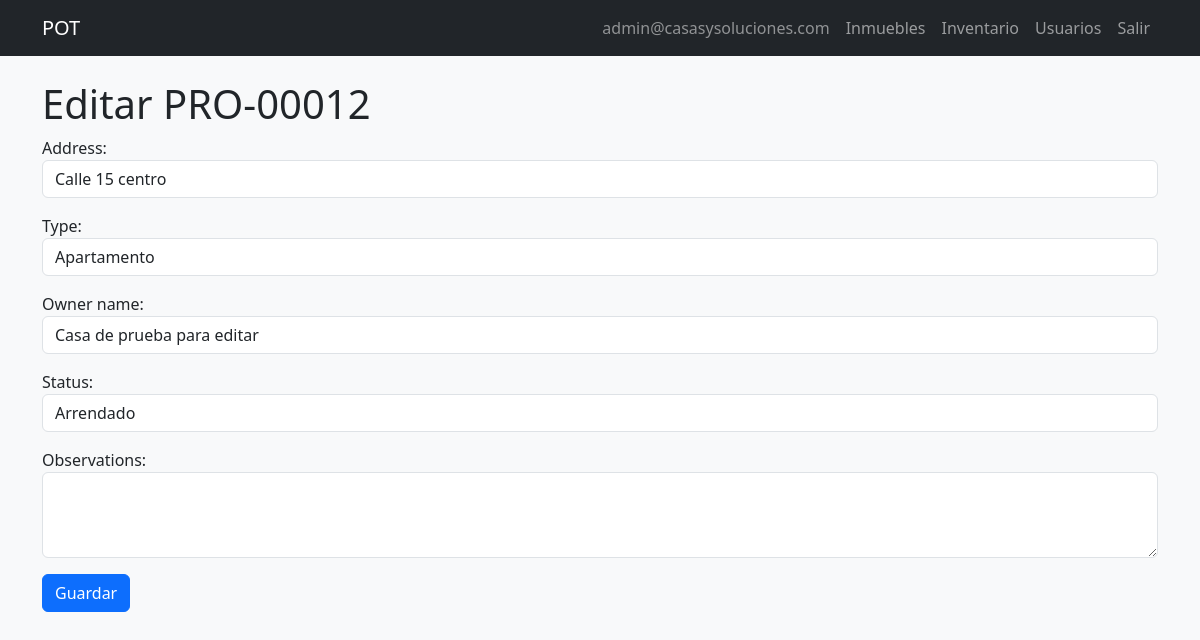
The page /properties/12/edit/ (signed in) on the database as committed earlier.
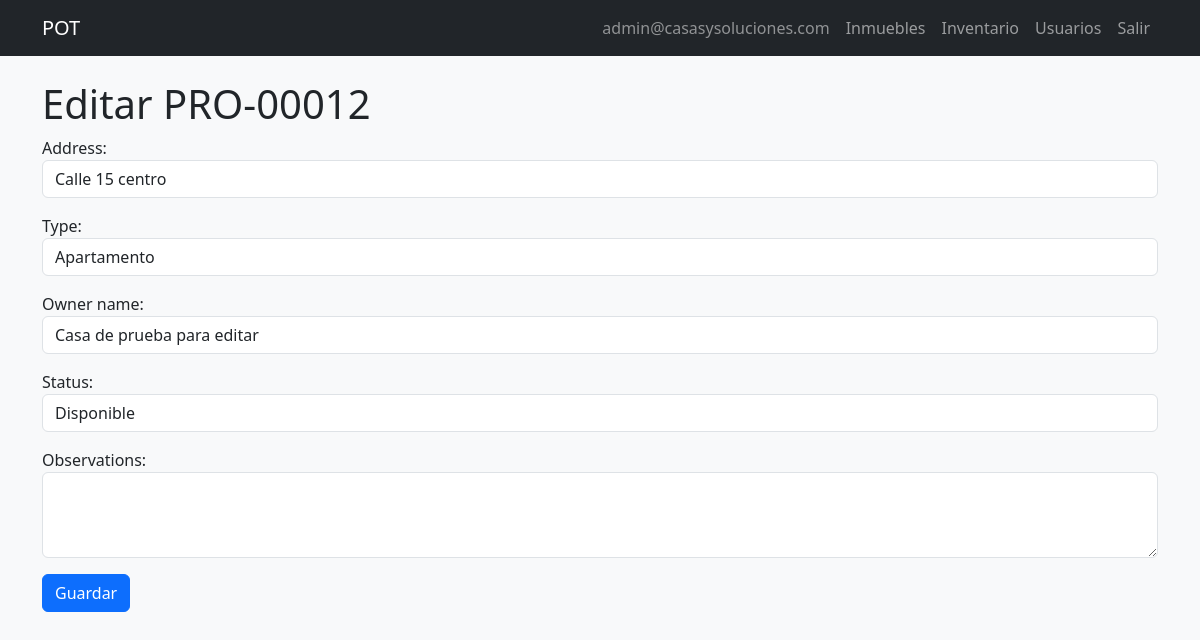
The same page on the database as committed later.
### pot/models.py (models this page shows, shortened)
class Property(models.Model):
    class Type(models.TextChoices):
        APARTMENT = 'APARTMENT', 'Apartamento'
        HOUSE = 'HOUSE', 'Casa'
        LOCAL = 'LOCAL', 'Local comercial'
        WAREHOUSE = 'WAREHOUSE', 'Bodega'
    class Status(models.TextChoices):
        AVAILABLE = 'AVAILABLE', 'Disponible'
        RENTED = 'RENTED', 'Arrendado'
        MAINTENANCE = 'MAINTENANCE', 'En mantenimiento'
    code = models.CharField(max_length=20, unique=True)
    address = models.CharField(max_length=255, unique=True)
    city = models.CharField(max_length=100, blank=True, default='')
    building_name = models.CharField(max_length=150, blank=True, default='')
    unit_label = models.CharField(max_length=50, blank=True, default='')
    cover_image = models.ImageField(upload_to='properties/covers/%Y/%m/', blank=True, null=True, max_length=255)
    type = models.CharField(max_length=20, choices=Type.choices)
    owner_name = models.CharField(max_length=150)
    status = models.CharField(max_length=20, choices=Status.choices, default=Status.AVAILABLE)
    is_active = models.BooleanField(default=True)
    price = models.DecimalField(max_digits=12, decimal_places=2, default=0)
    rooms = models.IntegerField(null=True, blank=True)
    bathrooms = models.IntegerField(null=True, blank=True)
    living_rooms = models.IntegerField(null=True, blank=True)
    kitchens = models.IntegerField(null=True, blank=True)
    garages = models.IntegerField(null=True, blank=True)
    is_commercial = models.BooleanField(default=False)
    in_complex = models.BooleanField(default=False)
    admin_included = models.BooleanField(default=False)
    admin_value = models.DecimalField(max_digits=12, decimal_places=2, null=True, blank=True)
    google_maps_link = models.CharField(max_length=1000, null=True, blank=True)
    description = models.TextField(blank=True, null=True)
    observations = models.TextField(blank=True, null=True)
    created_at = models.DateTimeField(auto_now_add=True)
    updated_at = models.DateTimeField(auto_now=True)
    created_by = models.ForeignKey(
        CustomUser,
        on_delete=models.SET_NULL,
        null=True,
        blank=True,
        related_name='properties_created',
    )
    class Meta:
        ordering = ['-created_at']
        verbose_name_plural = 'properties'

### pot/views.py (the view, shortened to what this page needs)
# urls.py: path('properties/<int:property_id>/edit/', views.PropertyEditView.as_view(), name='property_edit'),
class PropertyEditView(StaffOperativeRequiredMixin, View):
    def get(self, request, property_id):
        prop = get_object_or_404(Property, pk=property_id)
        return render(request, 'properties/property_edit.html', {'form': PropertyForm(instance=prop), 'property': prop})

### pot/forms.py (shortened to what this page needs)
class PropertyForm(forms.ModelForm):
    class Meta:
        model = Property
        fields = ['address', 'type', 'owner_name', 'status', 'observations']
        widgets = {
            'address': forms.TextInput(attrs={'class': 'form-control', 'placeholder': 'Dirección completa'}),
            'type': forms.Select(attrs={'class': 'form-control'}),
            'owner_name': forms.TextInput(attrs={'class': 'form-control'}),
            'status': forms.Select(attrs={'class': 'form-control'}),
            'observations': forms.Textarea(attrs={'class': 'form-control', 'rows': 3}),
        }

### pot/models.py (called while the page is built)
    def is_staff_operative(self):
        return self.role in (self.Role.ADMIN, self.Role.ASSISTANT)

### pot/views.py (called while the page is built)
    def test_func(self):
        u = self.request.user
        return u.is_staff_operative()

### templates/properties/property_edit.html (shortened to what this page needs)
{% extends 'base.html' %}
{% block content %}
<h1>Editar {{ property.code }}</h1>
<form method="post">{% csrf_token %}{{ form.as_p }}<button class="btn btn-primary">Guardar</button></form>
{% endblock %}

Rows that differ between the two databases and show on the page:
changed Property "PRO-00012": status "Arrendado" → "Disponible"
